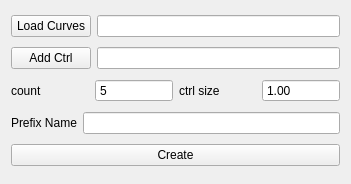
<?xml version="1.0" encoding="UTF-8"?>
<ui version="4.0">
 <class>Form</class>
 <widget class="QWidget" name="Form">
  <property name="geometry">
   <rect>
    <x>0</x>
    <y>0</y>
    <width>351</width>
    <height>184</height>
   </rect>
  </property>
  <property name="windowTitle">
   <string>Crwling Tool</string>
  </property>
  <layout class="QVBoxLayout" name="verticalLayout">
   <item>
    <layout class="QHBoxLayout" name="horizontalLayout">
     <item>
      <widget class="QPushButton" name="load_btn">
       <property name="text">
        <string>Load Curves</string>
       </property>
      </widget>
     </item>
     <item>
      <widget class="QLineEdit" name="load_le">
       <property name="readOnly">
        <bool>true</bool>
       </property>
      </widget>
     </item>
    </layout>
   </item>
   <item>
    <layout class="QHBoxLayout" name="horizontalLayout_4">
     <item>
      <widget class="QPushButton" name="ctrl_btn">
       <property name="text">
        <string>Add Ctrl</string>
       </property>
      </widget>
     </item>
     <item>
      <widget class="QLineEdit" name="ctrl_le"/>
     </item>
    </layout>
   </item>
   <item>
    <layout class="QHBoxLayout" name="horizontalLayout_2">
     <item>
      <widget class="QLabel" name="label">
       <property name="text">
        <string>count</string>
       </property>
      </widget>
     </item>
     <item>
      <widget class="QSpinBox" name="count_spin">
       <property name="buttonSymbols">
        <enum>QAbstractSpinBox::NoButtons</enum>
       </property>
       <property name="minimum">
        <number>5</number>
       </property>
       <property name="maximum">
        <number>9999</number>
       </property>
      </widget>
     </item>
     <item>
      <widget class="QLabel" name="label_3">
       <property name="text">
        <string>ctrl size</string>
       </property>
      </widget>
     </item>
     <item>
      <widget class="QDoubleSpinBox" name="ctrlSize_dp">
       <property name="buttonSymbols">
        <enum>QAbstractSpinBox::NoButtons</enum>
       </property>
       <property name="minimum">
        <double>1.000000000000000</double>
       </property>
       <property name="maximum">
        <double>999.990000000000009</double>
       </property>
       <property name="singleStep">
        <double>0.010000000000000</double>
       </property>
      </widget>
     </item>
    </layout>
   </item>
   <item>
    <layout class="QHBoxLayout" name="horizontalLayout_3">
     <item>
      <widget class="QLabel" name="label_2">
       <property name="text">
        <string>Prefix Name</string>
       </property>
      </widget>
     </item>
     <item>
      <widget class="QLineEdit" name="name_le"/>
     </item>
    </layout>
   </item>
   <item>
    <widget class="QPushButton" name="create_btn">
     <property name="text">
      <string>Create</string>
     </property>
    </widget>
   </item>
  </layout>
 </widget>
 <resources/>
 <connections/>
</ui>
